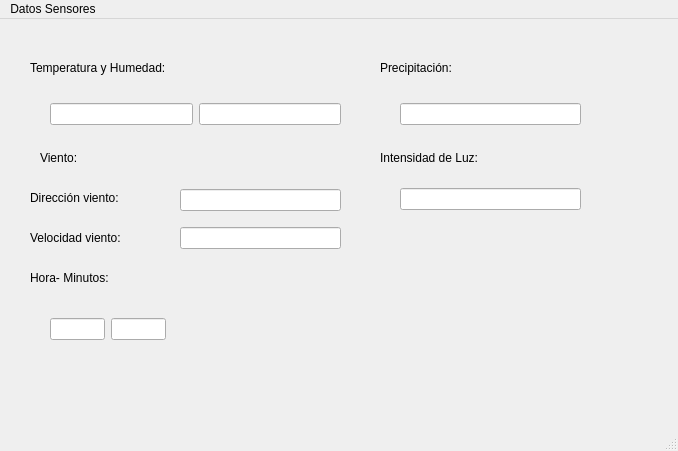
<?xml version="1.0" encoding="UTF-8"?>
<ui version="4.0">
 <class>Informacion_base_de_datos</class>
 <widget class="QMainWindow" name="Informacion_base_de_datos">
  <property name="geometry">
   <rect>
    <x>0</x>
    <y>0</y>
    <width>678</width>
    <height>451</height>
   </rect>
  </property>
  <property name="windowTitle">
   <string>MainWindow</string>
  </property>
  <property name="autoFillBackground">
   <bool>true</bool>
  </property>
  <widget class="QWidget" name="centralwidget">
   <widget class="QWidget" name="horizontalLayoutWidget">
    <property name="geometry">
     <rect>
      <x>30</x>
      <y>70</y>
      <width>331</width>
      <height>51</height>
     </rect>
    </property>
    <layout class="QHBoxLayout" name="horizontalLayout">
     <property name="leftMargin">
      <number>20</number>
     </property>
     <property name="rightMargin">
      <number>20</number>
     </property>
     <item>
      <widget class="QLineEdit" name="lineEdit"/>
     </item>
     <item>
      <widget class="QLineEdit" name="lineEdit_2"/>
     </item>
    </layout>
   </widget>
   <widget class="QLabel" name="label">
    <property name="geometry">
     <rect>
      <x>30</x>
      <y>40</y>
      <width>171</width>
      <height>17</height>
     </rect>
    </property>
    <property name="text">
     <string>Temperatura y Humedad:</string>
    </property>
   </widget>
   <widget class="QWidget" name="horizontalLayoutWidget_2">
    <property name="geometry">
     <rect>
      <x>380</x>
      <y>70</y>
      <width>221</width>
      <height>51</height>
     </rect>
    </property>
    <layout class="QHBoxLayout" name="horizontalLayout_2">
     <property name="leftMargin">
      <number>20</number>
     </property>
     <property name="rightMargin">
      <number>20</number>
     </property>
     <item>
      <widget class="QLineEdit" name="lineEdit_3"/>
     </item>
    </layout>
   </widget>
   <widget class="QLabel" name="label_2">
    <property name="geometry">
     <rect>
      <x>380</x>
      <y>40</y>
      <width>101</width>
      <height>17</height>
     </rect>
    </property>
    <property name="text">
     <string>Precipitación:</string>
    </property>
   </widget>
   <widget class="QLabel" name="label_3">
    <property name="geometry">
     <rect>
      <x>40</x>
      <y>130</y>
      <width>67</width>
      <height>17</height>
     </rect>
    </property>
    <property name="text">
     <string>Viento:</string>
    </property>
   </widget>
   <widget class="QLabel" name="label_4">
    <property name="geometry">
     <rect>
      <x>30</x>
      <y>170</y>
      <width>121</width>
      <height>17</height>
     </rect>
    </property>
    <property name="text">
     <string>Dirección viento:</string>
    </property>
   </widget>
   <widget class="QWidget" name="verticalLayoutWidget">
    <property name="geometry">
     <rect>
      <x>160</x>
      <y>160</y>
      <width>201</width>
      <height>80</height>
     </rect>
    </property>
    <layout class="QVBoxLayout" name="verticalLayout">
     <property name="leftMargin">
      <number>20</number>
     </property>
     <property name="rightMargin">
      <number>20</number>
     </property>
     <item>
      <widget class="QLineEdit" name="lineEdit_4"/>
     </item>
     <item>
      <widget class="QLineEdit" name="lineEdit_5"/>
     </item>
    </layout>
   </widget>
   <widget class="QLabel" name="label_5">
    <property name="geometry">
     <rect>
      <x>30</x>
      <y>210</y>
      <width>131</width>
      <height>17</height>
     </rect>
    </property>
    <property name="text">
     <string>Velocidad viento:</string>
    </property>
   </widget>
   <widget class="QLabel" name="label_6">
    <property name="geometry">
     <rect>
      <x>380</x>
      <y>130</y>
      <width>131</width>
      <height>17</height>
     </rect>
    </property>
    <property name="text">
     <string>Intensidad de Luz:</string>
    </property>
   </widget>
   <widget class="QWidget" name="horizontalLayoutWidget_3">
    <property name="geometry">
     <rect>
      <x>380</x>
      <y>160</y>
      <width>221</width>
      <height>41</height>
     </rect>
    </property>
    <layout class="QHBoxLayout" name="horizontalLayout_3">
     <property name="leftMargin">
      <number>20</number>
     </property>
     <property name="rightMargin">
      <number>20</number>
     </property>
     <item>
      <widget class="QLineEdit" name="lineEdit_7"/>
     </item>
    </layout>
   </widget>
   <widget class="QLabel" name="label_7">
    <property name="geometry">
     <rect>
      <x>30</x>
      <y>250</y>
      <width>111</width>
      <height>17</height>
     </rect>
    </property>
    <property name="text">
     <string>Hora- Minutos:</string>
    </property>
   </widget>
   <widget class="QWidget" name="horizontalLayoutWidget_4">
    <property name="geometry">
     <rect>
      <x>30</x>
      <y>270</y>
      <width>156</width>
      <height>80</height>
     </rect>
    </property>
    <layout class="QHBoxLayout" name="horizontalLayout_4">
     <property name="leftMargin">
      <number>20</number>
     </property>
     <property name="rightMargin">
      <number>20</number>
     </property>
     <item>
      <widget class="QLineEdit" name="lineEdit_8"/>
     </item>
     <item>
      <widget class="QLineEdit" name="lineEdit_6"/>
     </item>
    </layout>
   </widget>
  </widget>
  <widget class="QMenuBar" name="menubar">
   <property name="geometry">
    <rect>
     <x>0</x>
     <y>0</y>
     <width>678</width>
     <height>22</height>
    </rect>
   </property>
   <widget class="QMenu" name="menuDatos_Sensores">
    <property name="title">
     <string>Datos Sensores</string>
    </property>
   </widget>
   <addaction name="menuDatos_Sensores"/>
  </widget>
  <widget class="QStatusBar" name="statusbar"/>
 </widget>
 <resources/>
 <connections/>
</ui>
